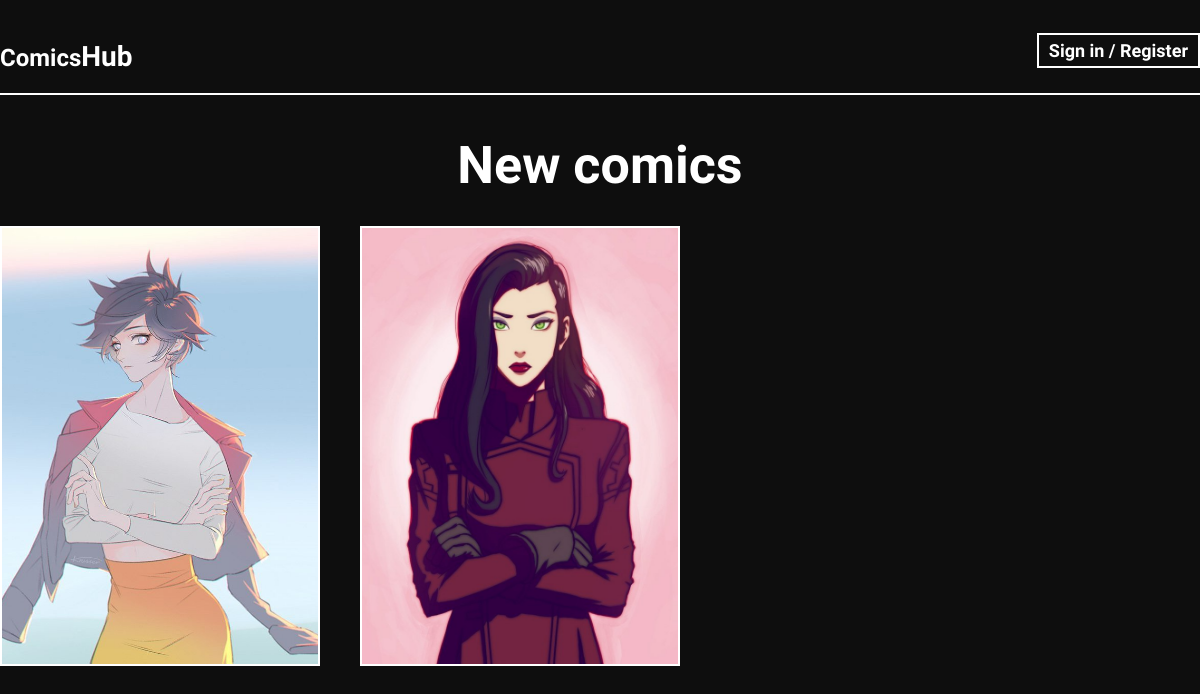
The app's page /, older data.
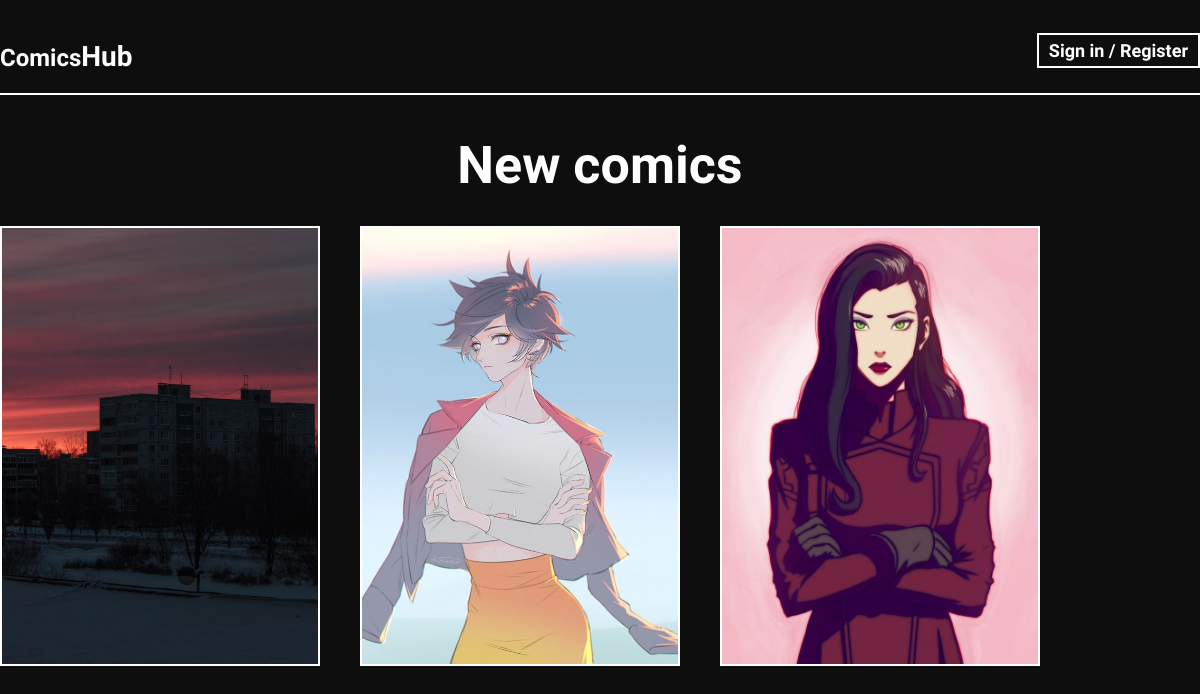
The same page, newer data.
### apps/comics/models.py (models this page shows, shortened)
class Comics(models.Model):
    title = models.CharField(max_length=150, verbose_name='Title')
    slug = AutoSlugField(populate_from='title', verbose_name='Comics url')
    description = models.TextField(max_length=512, null=True, blank=True, verbose_name='Description')
    is_complete = models.BooleanField(default=False, verbose_name='Is complete')
    unique_views = models.ManyToManyField(IP, related_name='post_views', blank=True)
    created_at = models.DateTimeField(auto_now_add=True, verbose_name='Created at')
    updated_at = models.DateTimeField(auto_now=True, verbose_name='Updated at')
    preview_image = models.ImageField(
        upload_to=upload_function, verbose_name='Edit preview image',
        validators=[FileExtensionValidator(allowed_extensions=['jpg', 'jpeg'])]
    )
    like_dislikes = GenericRelation(LikesDislikes)
    tags = TaggableManager()
    author = models.ForeignKey(get_user_model(), null=True, on_delete=models.SET_NULL, verbose_name='Author')
    def total_unique_views(self):
        return self.unique_views.count()
    def get_preview_image(self):
        return mark_safe(f'<img src="{self.preview_image.url}" width="auto" height="130">')
    get_preview_image.short_description = 'Preview image'
    class Meta:
        verbose_name = 'Comic book'
        verbose_name_plural = 'Comics'
        ordering = ['-created_at']

### apps/comics/views.py (the view)
# urls.py: path('', ComicsViewPage.as_view(), name='home'),
class ComicsViewPage(views.View):
    def get(self, request, *args, **kwargs):
        comics = Comics.objects.prefetch_related('unique_views').all()
        context = {
            'comics': comics
        }
        return render(request, 'comics/comics_view_page.html', context=context)

### apps/comics/templates/comics/comics_view_page.html (shortened to what this page needs)
{% extends 'base.html' %}
{% load static %}
{% block content %}
    <h1 class="card-title">New comics</h1>
    <div class="card-rows">
        {% for item in comics %}
            <div class="card">
                <img class="card-img" src="{{ item.preview_image.url }}" alt="">
            </div>
        {% endfor %}
    </div>
{% endblock content %}

### templates/base.html (shortened to what this page needs)
{% load static %}
<!DOCTYPE html>
<html lang="en">
<head>
    <link rel="stylesheet" href="{% static 'application/css/base.css' %}">
</head>
<body>
    {% include 'inc/_header.html' %}
    <main>
        <div class="container">
            <div class="main__inner">
                {% block content %}{% endblock content %}
            </div>
        </div>
    </main>
</body>
</html>

### templates/inc/_header.html
{% url 'home' as home_url %}
{% load static %}
<header id="header">
    <div class="container">
        <div class="header__inner">
            <a href="{{ home_url }}" class="logo">Comics<span class="logo-hub">Hub</span></a>
            {% if request.user.is_authenticated %}
            <ui class="header-links">
                <li class="header-link"><a href="#" class="profile-link add-comics">Add news</a></li>
                <li class="header-link">
                    <div id="top_profile_link" class="TopNavBtn TopNavBtn__profileLink">
                        {{ user.username }}
                        <div class="user-avatar">
                            <img class="profile-avatar" src="{{ user.avatar.url }}" width="50px" alt="">
                        </div>
                        <div class="top_profile_link-arrow"><svg fill="none" height="8" viewBox="0 0 12 8" width="12" xmlns="http://www.w3.org/2000/svg"><path clip-rule="evenodd" d="M2.16 2.3a.75.75 0 011.05-.14L6 4.3l2.8-2.15a.75.75 0 11.9 1.19l-3.24 2.5c-.27.2-.65.2-.92 0L2.3 3.35a.75.75 0 01-.13-1.05z" fill="currentColor" fill-rule="evenodd"></path></svg></div>
                    </div>
                    <div id="top_profile_menu" class="top_profile_menu">
                        <a href="{% url 'user_profile' user.username %}" class="top_profile_menu-link">My profile</a>
                        <a href="#" class="top_profile_menu-link">Settings</a>
                        <a href="{% url 'logout' %}" class="top_profile_menu-link">Exit</a>
                    </div>
                </li>
            </ui>
            {% else %}
            <div class="reg__sign"><a href="{% url 'login' %}" class="reg__sign-btn">Sign in / Register </a></div>
            {% endif %}
        </div>
    </div>
</header>

### application/static/application/css/base.css (style rules this page uses)
body { background-color: #0e0e0e; color: white; font-family: 'Padauk', sans-serif; font-size: 22px; }
*, *::after, *::before { margin: 0; padding: 0; box-sizing: border-box; }
#header { -ms-user-select: none; -moz-user-select: none; -khtml-user-select: none; -webkit-user-select: none; }
.header__inner { display: flex; position: relative; justify-content: space-between; margin: 40px 0; padding-bottom: 20px;; border-bottom: 2px white solid; }
.container { margin: 0 auto; width: 100%; max-width: 1400px; }
.logo { font-weight: 800; font-size: 24px; cursor: pointer; color: white; text-decoration: none; }
.logo-hub { font-size: 28px; }
.reg__sign { font-size: 18px; font-weight: 600; }
.reg__sign-btn { cursor: pointer; padding: 5px 10px; border: 2px white solid; color: white; background: transparent; text-decoration: none; transition: background .2s linear, color .2s linear; }
.card-title { text-align: center; font-size: 72px; margin-bottom: 50px; }
.card-rows { display: flex; flex-wrap: wrap; margin: 0 auto; }
.card { position: relative; width: 320px; height: 440px; margin-right: 40px; margin-bottom: 30px; overflow: hidden; border: 2px white solid; transition: border .2s linear; }
.card-img { width: 100%; height: 100%; object-fit: cover; transition: opacity .5s linear, filter .5s linear; }
.card-title { text-align: center; font-size: 52px; margin-bottom: 30px; }
@media (max-width: 1400px) { .container { max-width: 1200px; } }

Row changes from the older to the newer data that the page shows:
added Comics: preview_image (picture)
